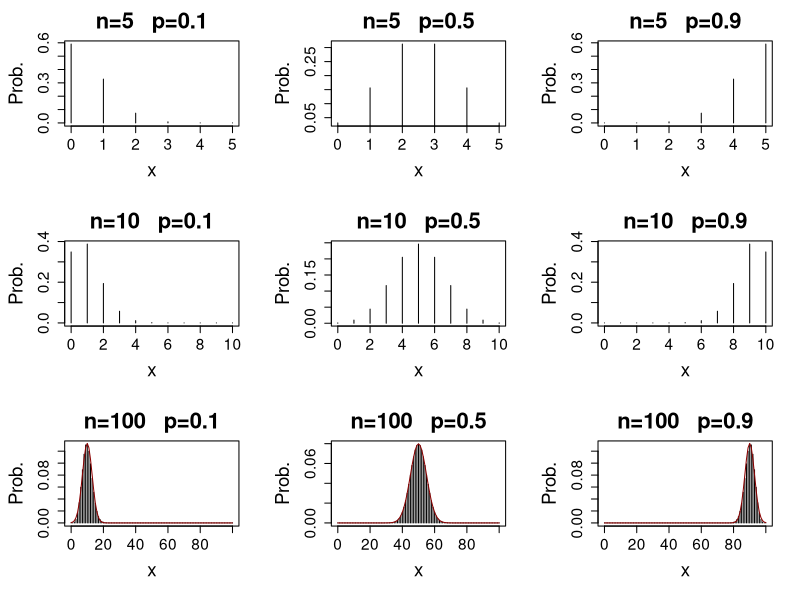

This chart was generated by the following R code:
# setting up the axis label size and margin (bottom, left, top, right) 
par(cex.lab = 1.7, mar = c(5.5,4.8,3,2)+0.1, mgp = c(3,1,0), mfrow = c(2, 2), cex.main=(2), 
    cex.axis = 1.4,mfrow = c(3, 3))


# plots for n=5 and different p
n = 5
s = 0:n
p = 0.1
f = dbinom(x=s,n,p)
plot(s, f, type = "h", main = "n=5   p=0.1", xlab = "x", ylab="Prob.")

n = 5
s = 0:n
p = 0.5
f = dbinom(x=s,n,p)
plot(s, f, type = "h", main = "n=5   p=0.5", xlab = "x", ylab = "Prob.")

n = 5 
s = 0:n
p = 0.9
f = dbinom(x = s, n, p)
plot(s, f, type="h", main="n=5   p=0.9", xlab = "x", ylab = "Prob.")

### plots for n=10 and different p
n = 10
s = 0:n
p = 0.1
f = dbinom(x = s, n, p)
plot(s, f, type = "h", main = "n=10   p=0.1", xlab = "x", ylab = "Prob.")

n = 10
s = 0:n
p = 0.5
f = dbinom(x = s, n, p)
plot(s, f, type = "h", main = "n=10   p=0.5", xlab = "x", ylab = "Prob.")

n = 10
s = 0:n
p = 0.9
f = dbinom(x = s, n, p)
plot(s, f, type = "h", main = "n=10   p=0.9", xlab = "x", ylab = "Prob.")

### plots for n=100 and different p
n = 100
s = 0:n
p = 0.1
f = dbinom(x = s, n, p)
plot(s, f, type = "h", main = "n=100   p=0.1", xlab = "x", ylab = "Prob.")
norm = dnorm(x = s, 10, 3)
lines(x = s, norm, col = "dark red")

n = 100
s = 0:n
p = 0.5
f = dbinom(x =s, n, p)
plot(s, f, type = "h", main = "n=100   p=0.5", xlab = "x", ylab = "Prob.")
norm = dnorm(x = s, 50, 5)
lines(x = s, norm, col = "dark red")

n = 100
s = 0:n
p = 0.9
f = dbinom(x = s, n, p)
plot(s, f, type = "h", main = "n=100   p=0.9", xlab = "x", ylab = "Prob.")
norm = dnorm(x = s, 90, 3)
lines(x = s, norm, col = "dark red")
